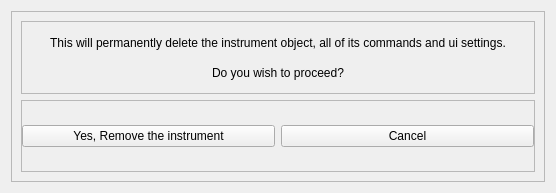
<?xml version="1.0" encoding="UTF-8"?>
<ui version="4.0">
 <class>Form</class>
 <widget class="QWidget" name="Form">
  <property name="geometry">
   <rect>
    <x>0</x>
    <y>0</y>
    <width>556</width>
    <height>193</height>
   </rect>
  </property>
  <property name="windowTitle">
   <string>Form</string>
  </property>
  <layout class="QHBoxLayout" name="horizontalLayout_2">
   <item>
    <widget class="QFrame" name="frame_3">
     <property name="frameShape">
      <enum>QFrame::StyledPanel</enum>
     </property>
     <property name="frameShadow">
      <enum>QFrame::Raised</enum>
     </property>
     <layout class="QVBoxLayout" name="verticalLayout_2">
      <item>
       <widget class="QFrame" name="frame_2">
        <property name="frameShape">
         <enum>QFrame::StyledPanel</enum>
        </property>
        <property name="frameShadow">
         <enum>QFrame::Raised</enum>
        </property>
        <layout class="QVBoxLayout" name="verticalLayout">
         <item>
          <widget class="QLabel" name="label">
           <property name="text">
            <string>This will permanently delete the instrument object, all of its commands and ui settings.</string>
           </property>
           <property name="alignment">
            <set>Qt::AlignCenter</set>
           </property>
          </widget>
         </item>
         <item>
          <widget class="QLabel" name="label_2">
           <property name="layoutDirection">
            <enum>Qt::LeftToRight</enum>
           </property>
           <property name="text">
            <string>Do you wish to proceed?</string>
           </property>
           <property name="alignment">
            <set>Qt::AlignCenter</set>
           </property>
          </widget>
         </item>
        </layout>
       </widget>
      </item>
      <item>
       <widget class="QFrame" name="frame">
        <property name="frameShape">
         <enum>QFrame::StyledPanel</enum>
        </property>
        <property name="frameShadow">
         <enum>QFrame::Raised</enum>
        </property>
        <layout class="QHBoxLayout" name="horizontalLayout">
         <property name="leftMargin">
          <number>0</number>
         </property>
         <property name="topMargin">
          <number>0</number>
         </property>
         <property name="rightMargin">
          <number>0</number>
         </property>
         <property name="bottomMargin">
          <number>0</number>
         </property>
         <item>
          <widget class="QPushButton" name="removeInstButton">
           <property name="text">
            <string>Yes, Remove the instrument</string>
           </property>
          </widget>
         </item>
         <item>
          <widget class="QPushButton" name="cancelButton">
           <property name="text">
            <string>Cancel</string>
           </property>
          </widget>
         </item>
        </layout>
       </widget>
      </item>
     </layout>
    </widget>
   </item>
  </layout>
 </widget>
 <resources/>
 <connections/>
</ui>
